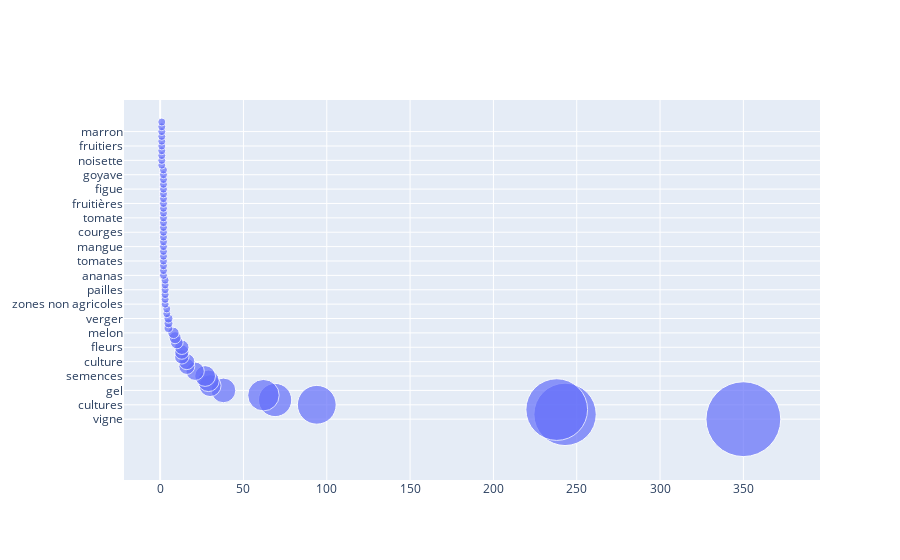

The notebook cell this image was saved under:
### Code cell
size = [20, 40, 60, 80, 100, 80, 60, 40, 20, 40]
fig = go.Figure(data=[go.Scatter(
    x=features,
    y=true_labels,
    mode='markers',
    marker=dict(
        size=features,
        sizemode='area',
        sizeref=2.*max(size)/(40.**2),
        sizemin=4
    )
)])

fig.show()

### Figure 1 — Plotly figure (JSON) as saved in the notebook; plotly's stock layout.template omitted (floating-point values rounded to 4 significant figures)
{"data": [{"marker": {"size": [350, 243, 238, 94, 69, 62, 38, 30, 29, 27, 21, 16, 16, 13, 13, 13, 10, 9, 8, 5, 5, 5, 4, 4, 3, 3, 3, 3, 3, 3, 2, 2, 2, 2, 2, 2, 2, 2, 2, 2, 2, 2, 2, 2, 2, 2, 2, 2, 2, 2, 2, 2, 2, 1, 1, 1, 1, 1, 1, 1, 1, 1, 1], "sizemin": 4, "sizemode": "area", "sizeref": 0.125}, "mode": "markers", "type": "scatter", "x": [350, 243, 238, 94, 69, 62, 38, 30, 29, 27, 21, 16, 16, 13, 13, 13, 10, 9, 8, 5, 5, 5, 4, 4, 3, 3, 3, 3, 3, 3, 2, 2, 2, 2, 2, 2, 2, 2, 2, 2, 2, 2, 2, 2, 2, 2, 2, 2, 2, 2, 2, 2, 2, 1, 1, 1, 1, 1, 1, 1, 1, 1, 1], "y": ["vigne", "baies", "viticulture", "cultures", "vignes", "pois", "gel", "soleil", "fruit", "semences", "raisin de table", "vins", "culture", "baie", "vin", "fleurs", "fruits", "tournesol", "melon", "noyers", "raisin", "verger", "agrumes", "noix", "zones non agricoles", "fleur", "paille", "pailles", "vergers", "olivier", "ananas", "oliviers", "arbres fruitiers", "tomates", "melons", "poire", "mangue", "rose", "roses", "courges", "cerise", "amandiers", "tomate", "fruits tropicale", "orangé", "fruitières", "poivrons", "abricot", "figue", "citron", "banane", "goyave", "laurier", "gels", "noisette", "poirier", "orange", "fruitiers", "oranges", "noyer", "marron", "rosiers", "raisins"]}], "layout": {}}
